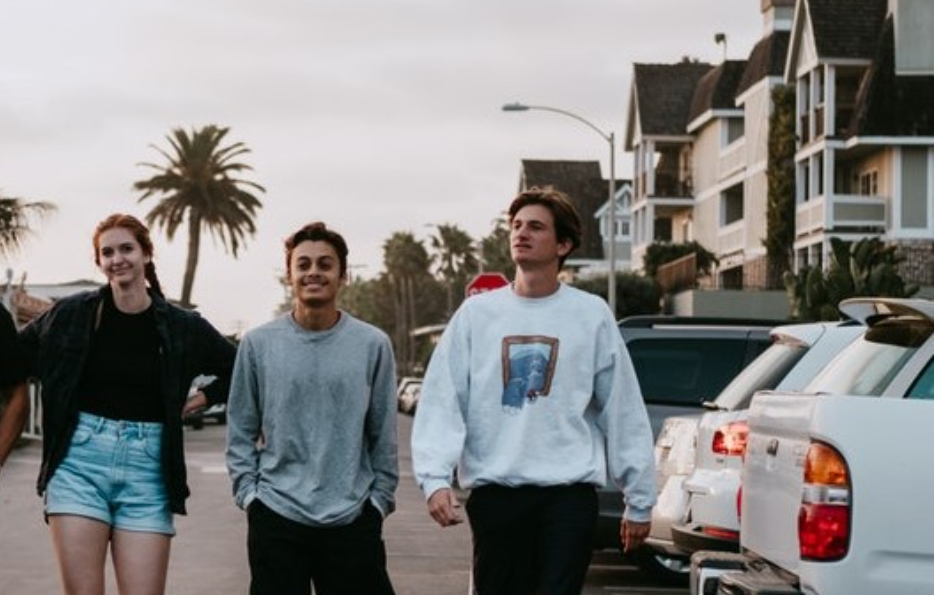
#> input picture faces/anon.png, 935 x 595 px
$ jupyter execute face_anonymizer.ipynb   (older library calls are emulated)
#> lines starting #> are read from the running program, lines starting #| are printed output that depends on the picture; after the words box and inside, x2 and y2 are one past the last pixel; in counts of white or black regions, pixels touching at a corner belong together
# Face Anonymizer
 Bu projede önce görüntüdeki yüzleri algılayacak ardından gauss filtresiyle algıladığımız yüzleri bulanklaştırarak görüntüyü anonim hale getireceğiz.

[cell 1]
# Cascade ve gaussian blur için gerekli kütüphaneler
from skimage.feature import Cascade
from skimage.filters import gaussian
import matplotlib.pyplot as plt

# Resmi okuyoruz
image = plt.imread('faces/anon.png')
#> image is the input picture: shape (595, 935, 3) float32; mean R, G, B 0.527, 0.522, 0.519
plt.imshow(image), plt.axis('off')

[cell 2]
from skimage import data

# load the trained file from the module root.
trained_file = data.lbp_frontal_face_cascade_filename()

# initialize the detector cascade.
detector = Cascade(trained_file)

# Yüzleri tespit ediyoruz
detected = detector.detect_multi_scale(img=image,
                                       scale_factor=1.2, step_ratio=1,
                                       min_size=(50, 50), max_size=(100, 100))
#> detected = 3 items

def getFace(d):

    '''Kordinatları içeren detected listesini kullanarak yüzlere rectangle çiziyoruz'''

    # r dikdörtgenin sol üst köşesinin x koordinatı, c başlangıç y koordinatı
    x, y = d['r'], d['c']

    # dikdörtgeni tamamlamak için başlangıç noktalarına genişlik ve yükseklik ekliyoruz
    width, height = d['r'] + d['width'], d['c'] + d['height']

    # dikdörtgeni çiziyoruz
    face = image[x:width, y:height]
    return face

fig, ax = plt.subplots(1, 3, figsize=(10, 5))
f=0
# Bulunan her yüz için
for d in detected:
    # Obtain the face cropped from detected coordinates
    face = getFace(d)
    # subplota yüzleri ekle
    ax[f].imshow(face), ax[f].axis('off')
    f = f+1
#> this loop made 3 passes
#> (d, x in getFace, y in getFace, width in getFace, height in getFace) on passes 1 to 3: ({'r': 205, 'c': 498, 'width': 54, 'height': 54}, 205, 498, 259, 552), ({'r': 230, 'c': 91, 'width': 53, 'height': 53}, 230, 91, 283, 144), ({'r': 241, 'c': 283, 'width': 60, 'height': 60}, 241, 283, 301, 343)
#> pass 1, in getFace, `face = image[x:width, y:height]`:
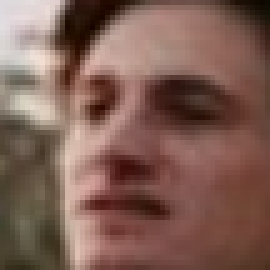
#> face: shape (54, 54, 3) float32 (shown 5 times larger); mean R, G, B 0.5, 0.373, 0.332
#> pass 2, in getFace (call 2), `face = image[x:width, y:height]`:
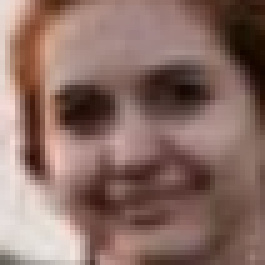
#> face: shape (53, 53, 3) float32 (shown 5 times larger); mean R, G, B 0.543, 0.429, 0.397
#> pass 3, in getFace (call 3), `face = image[x:width, y:height]`:
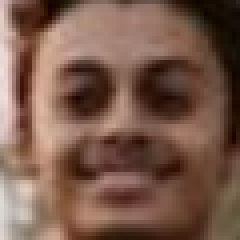
#> face: shape (60, 60, 3) float32 (shown 4 times larger); mean R, G, B 0.477, 0.353, 0.297
#> after the loop, f = 3
print('Bulunan yüz sayısı: ', f)
#| Bulunan yüz sayısı:  3
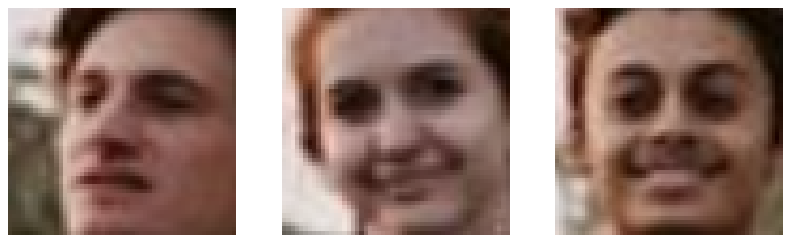
#> figure drawn by matplotlib, 3 panels

[cell 3]
def mergeBlurryFace(original, gaussian_image):

        '''Gaussian blur ile bulanıklaştırılmış yüzü orijinal resimle birleştiriyoruz'''

        # Bulanıklaştırılmış yüzün koordinatları
        x, y = d['r'], d['c']
        width, height = d['r'] + d['width'], d['c'] + d['height']

        original[x:width, y:height] = gaussian_image
        return original

[cell 4]
# Bulunan yüzlerin bulanıklaştırılmış hallerini birleştiriyoruz
for d in detected:
    face = getFace(d)

    gaussian_face = gaussian(face, multichannel=True, sigma=6)

    resulting_image = mergeBlurryFace(image, gaussian_face)
#> this loop made 3 passes
#> pass 1, `gaussian_face = gaussian(face, multichannel=True, sigma=6)`:
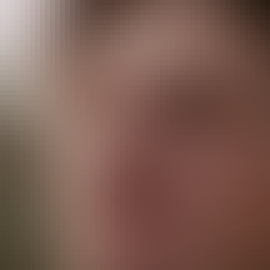
#> gaussian_face: shape (54, 54, 3) float32 (shown 5 times larger); mean R, G, B 0.49, 0.366, 0.325
#> pass 2, `gaussian_face = gaussian(face, multichannel=True, sigma=6)`:
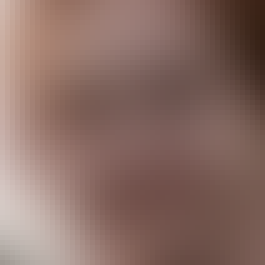
#> gaussian_face: shape (53, 53, 3) float32 (shown 5 times larger); mean R, G, B 0.539, 0.428, 0.397
#> pass 2, `resulting_image = mergeBlurryFace(image, gaussian_face)`:
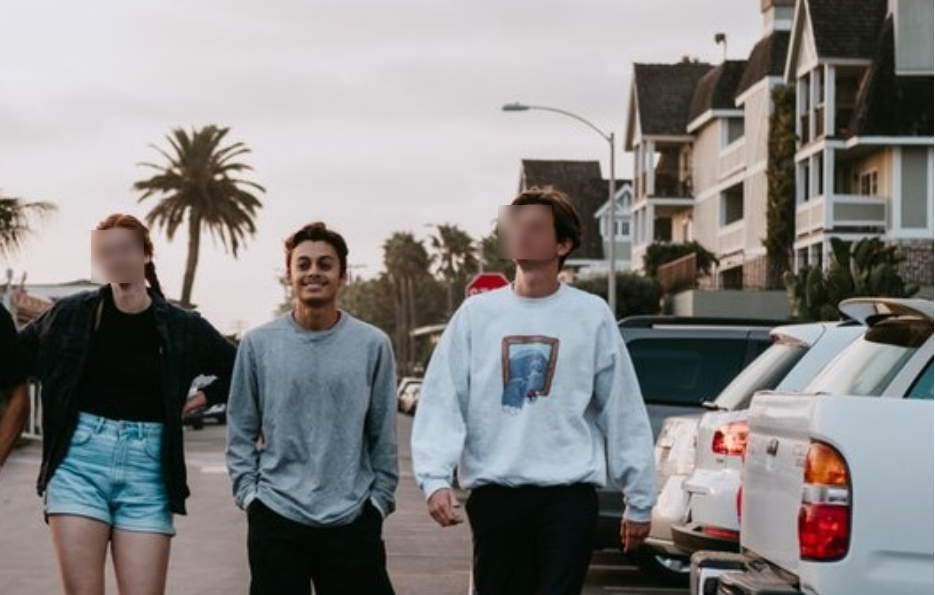
#> resulting_image: shape (595, 935, 3) float32; mean R, G, B 0.526, 0.522, 0.519
#> after the loop:
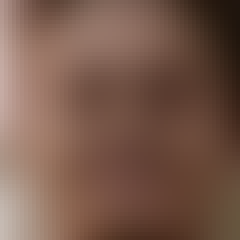
#> face: shape (60, 60, 3) float32 (shown 4 times larger); mean R, G, B 0.474, 0.354, 0.298
#> after the loop:
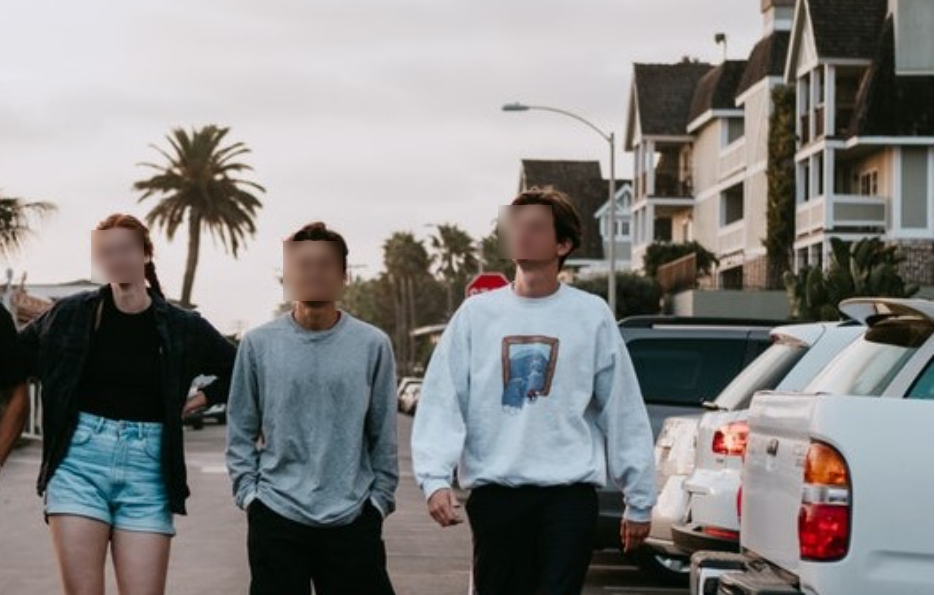
#> image: shape (595, 935, 3) float32; 1.68% of pixels changed, all inside (x1, y1, x2, y2) = (91, 205, 552, 301)

# Bulanıklaştırılmış resmi gösteriyoruz
plt.imshow(image), plt.axis('off'), plt.title('Faces blurred')
